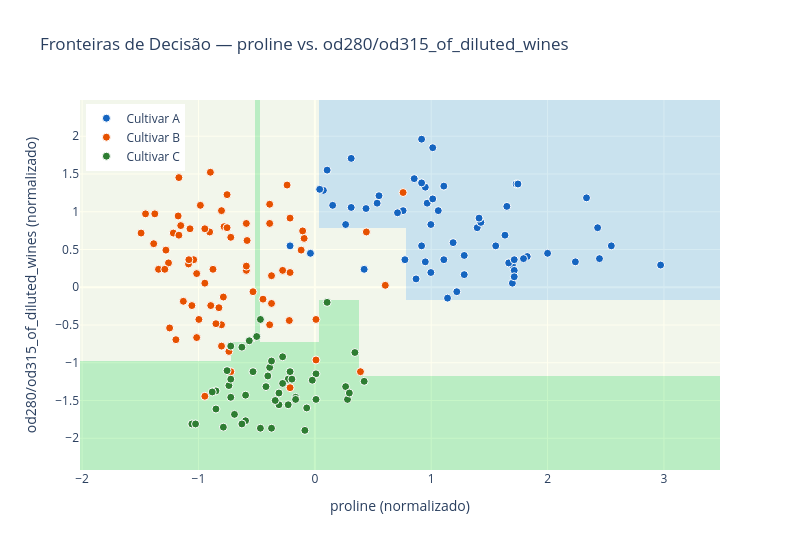

Write notebook code for a chart like this one.
### Code cell
# ============================================================
# FRONTEIRAS DE DECISÃO — PLOTLY INTERATIVO
# ============================================================

# Selecionar as 2 features mais importantes para visualização 2D
top2_features = feature_imp.sort_values(ascending=False).index[:2].tolist()
feat_idx = [list(wine_data.feature_names).index(f) for f in top2_features]

X_2d = X_scaled[:, feat_idx]  # Subconjunto 2D

# Treinar classificador nas 2 features selecionadas
clf_2d = DecisionTreeClassifier(max_depth=4, random_state=42)
clf_2d.fit(X_2d, y)

# Criar grade de pontos para visualizar fronteiras
h = 0.05  # Resolução da grade
x_min, x_max = X_2d[:, 0].min() - 0.5, X_2d[:, 0].max() + 0.5
y_min, y_max = X_2d[:, 1].min() - 0.5, X_2d[:, 1].max() + 0.5
xx, yy = np.meshgrid(np.arange(x_min, x_max, h),
                      np.arange(y_min, y_max, h))

# Predizer para cada ponto da grade
Z = clf_2d.predict(np.c_[xx.ravel(), yy.ravel()])
Z = Z.reshape(xx.shape)

# Plotar com Plotly (interativo)
fig_plotly = go.Figure()

# Camada de fundo (fronteiras de decisão)
fig_plotly.add_trace(go.Heatmap(
    x=np.arange(x_min, x_max, h),
    y=np.arange(y_min, y_max, h),
    z=Z,
    colorscale=[[0, 'lightblue'], [0.5, 'lightyellow'], [1, 'lightgreen']],
    opacity=0.5,
    showscale=False,
    name='Fronteiras'
))

# Pontos de dados por classe
colors_classes = ['#1565C0', '#E65100', '#2E7D32']
class_names_plot = ['Cultivar A', 'Cultivar B', 'Cultivar C']
for class_id in range(3):
    mask_c = y == class_id
    fig_plotly.add_trace(go.Scatter(
        x=X_2d[mask_c, 0],
        y=X_2d[mask_c, 1],
        mode='markers',
        name=class_names_plot[class_id],
        marker=dict(color=colors_classes[class_id], size=8,
                    line=dict(color='white', width=1))
    ))

fig_plotly.update_layout(
    title=f'Fronteiras de Decisão — {top2_features[0]} vs. {top2_features[1]}',
    xaxis_title=f'{top2_features[0]} (normalizado)',
    yaxis_title=f'{top2_features[1]} (normalizado)',
    width=800, height=550,
    legend=dict(x=0.01, y=0.99)
)
fig_plotly.show()
print(f'Features utilizadas: {top2_features[0]} e {top2_features[1]}')
